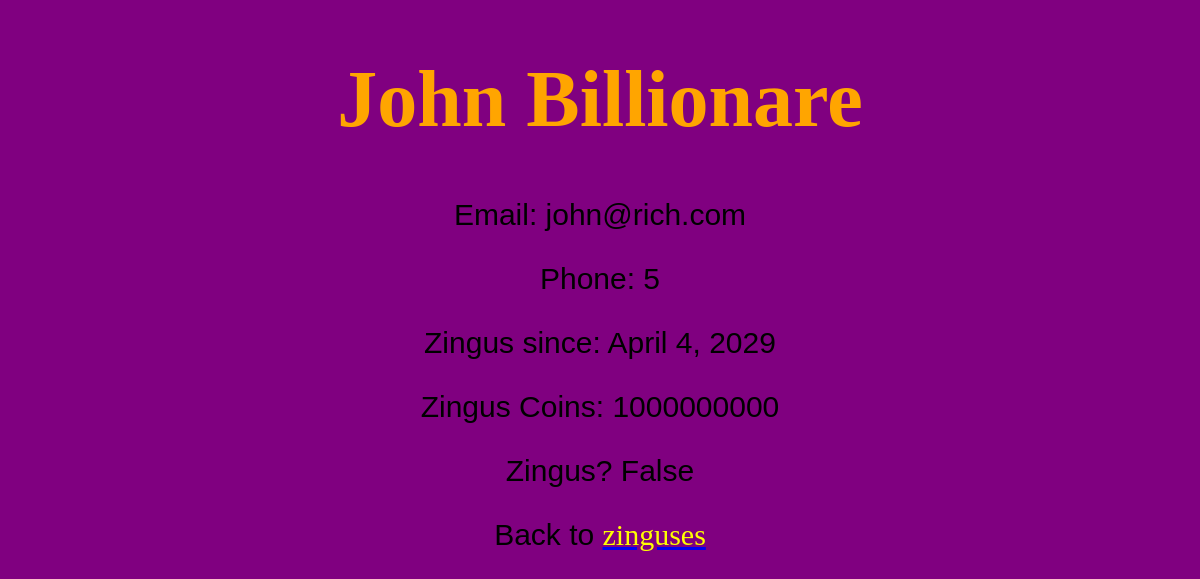
The app's page /zinguses/search/details/3 (signed in) with its own data.
### members/models.py (models this page shows, shortened)
class Member(models.Model):
  firstname = models.CharField(max_length=255)
  lastname = models.CharField(max_length=255)
  phone = models.IntegerField(null=True)
  joined_date = models.DateField()
  zinguscoin = models.IntegerField(default=0)
  email = models.EmailField()
  zingus = models.BooleanField(default=False)

### members/views.py (the view)
# urls.py: path('zinguses/search/details/<int:id>', views.details, name='details'),
@login_required
def details(request, id):
  mymember = Member.objects.get(id=id)
  template = loader.get_template('details.html')
  context = {
    'mymember': mymember,
  }
  return HttpResponse(template.render(context, request))

### members/templates/details.html (shortened to what this page needs)
{% extends "master.html" %}
{% block content %}
  <h1>{{ mymember.firstname }} {{ mymember.lastname }}</h1>
  <p>Email: {{ mymember.email }}</p>
  <p>Phone: {{ mymember.phone }}</p>
  <p>Zingus since: {{ mymember.joined_date }}</p>
  <p>Zingus Coins: {{ mymember.zinguscoin }}</p>
  <p>Zingus? {{ mymember.zingus }}</p>
  <p>Back to <a href="/zinguses/"><span style="font-family: 'Segoe Script', serif; color: yellow;">zinguses</span></a></p>
{% endblock %}

### members/templates/master.html (style rules this page uses)
body { background-color: purple; }
h1 { color: orange; font-family: 'Impact', serif; font-size: 80px; text-align: center; }
p { font-family: 'Arial', serif; font-size: 30px; text-align: center; }

### records on screen
Member: firstname "John", lastname "Billionare", email "john@rich.com", phone "5", joined_date "April 4, 2029", zinguscoin "1000000000", zingus "False"
